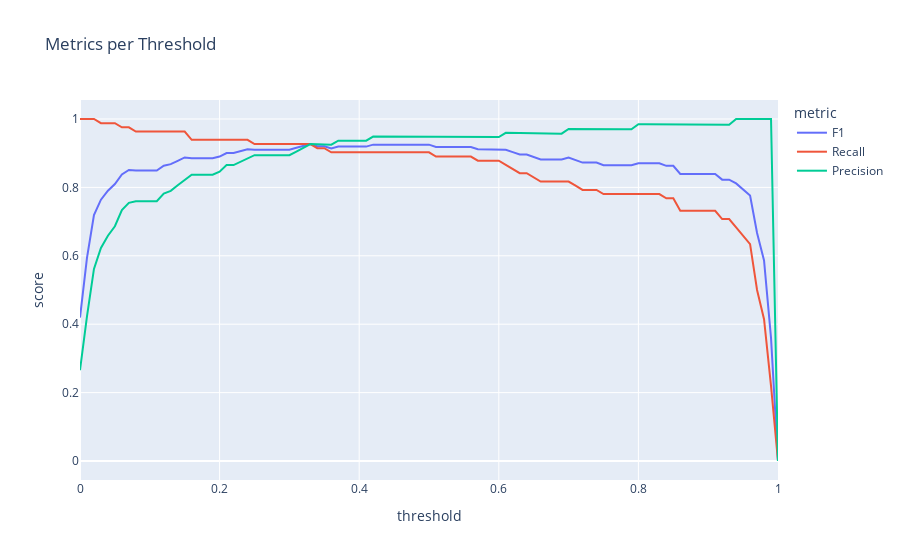

The notebook cell this image was saved under:
### Markdown cell above
### Threshold Analysis & Evaluation

### Code cell
thresholds = np.arange(0, 1.01, 0.01)

rcs, prs, f1s = evaluate_thresholds(thresholds, y_test, test_preds, plot=True)
